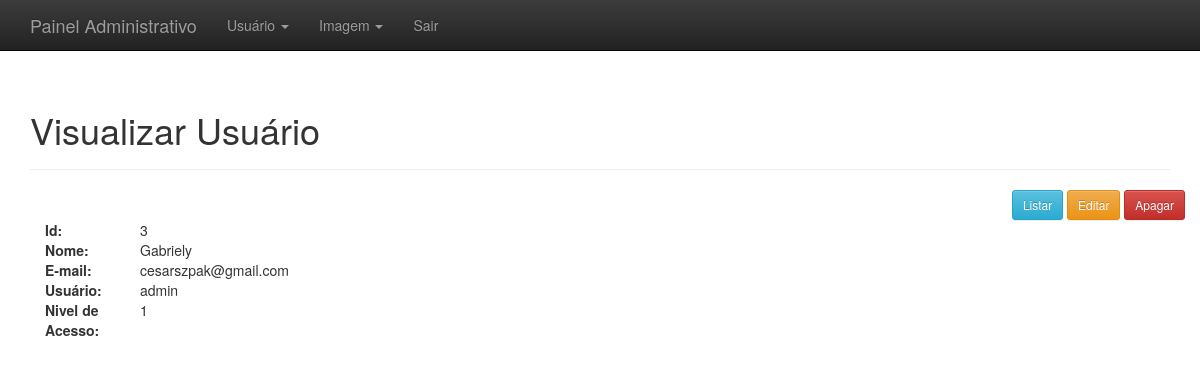
The app's page /administrativo.php?link=5&id=3 (signed in) with its own data.
### tables this page shows
CREATE TABLE `usuarios` (
  `id` int(11) NOT NULL,
  `nome` varchar(220) NOT NULL,
  `email` varchar(220) NOT NULL,
  `login` varchar(50) NOT NULL,
  `senha` varchar(50) NOT NULL,
  `nivel_acesso_id` int(11) NOT NULL,
  `created` datetime DEFAULT NULL,
  `modified` datetime DEFAULT NULL
);

### visual_usuario.php (the view)
<?php
	$id = $_GET['id'];
	$result = mysql_query("SELECT * FROM usuarios WHERE id = '$id' LIMIT 1");
	$resultado = mysql_fetch_assoc($result);
?>
<div class="container theme-showcase" role="main">
	<div class="page-header">
		<h1>Visualizar Usuário</h1>
	</div>
	<div class="row">
		<div class="pull-right">
			<a href='administrativo.php?link=2&id=<?php echo $resultado['id']; ?>'><button type='button' class='btn btn-sm btn-info'>Listar</button></a>
			<a href='administrativo.php?link=4&id=<?php echo $resultado['id']; ?>'><button type='button' class='btn btn-sm btn-warning'>Editar</button></a>
			<a href='processa/proc_apagar_usuario.php?id=<?php echo $resultado['id']; ?>'><button type='button' class='btn btn-sm btn-danger'>Apagar</button></a>
		</div>
	</div>
	<div class="row">
		<div class="col-md-12">
			<div class=" col-sm-3 col-md-1">
				<b>Id:</b>
			</div>
			<div class=" col-sm-9 col-md-11">
				<?php echo $resultado['id']; ?>
			</div>
			<div class="col-sm-3 col-md-1">
				<b>Nome:</b>
			</div>
			<div class="col-sm-9 col-md-11">
				<?php echo $resultado['nome']; ?>
			</div>
			<div class="col-sm-3 col-md-1">
				<b>E-mail:</b>
			</div>
			<div class="col-sm-9 col-md-11">
				<?php echo $resultado['email']; ?>
			</div>
			<div class="col-sm-3 col-md-1">
				<b>Usuário:</b>
			</div>
			<div class="col-sm-9 col-md-11">
				<?php echo $resultado['login']; ?>
			</div>
			<div class="col-sm-3 col-md-1">
				<b>Nivel de Acesso:</b>
			</div>
			<div class="col-sm-9 col-md-11">
				<?php echo $resultado['nivel_acesso_id']; ?>
			</div>
		</div>
	</div>
</div>

### css/theme.css (style rules this page uses)
body { padding-top: 70px; padding-bottom: 30px; }

### records on screen
usuarios: id "3", nome "Gabriely", email "cesarszpak@gmail.com", login "admin", nivel_acesso "1"
